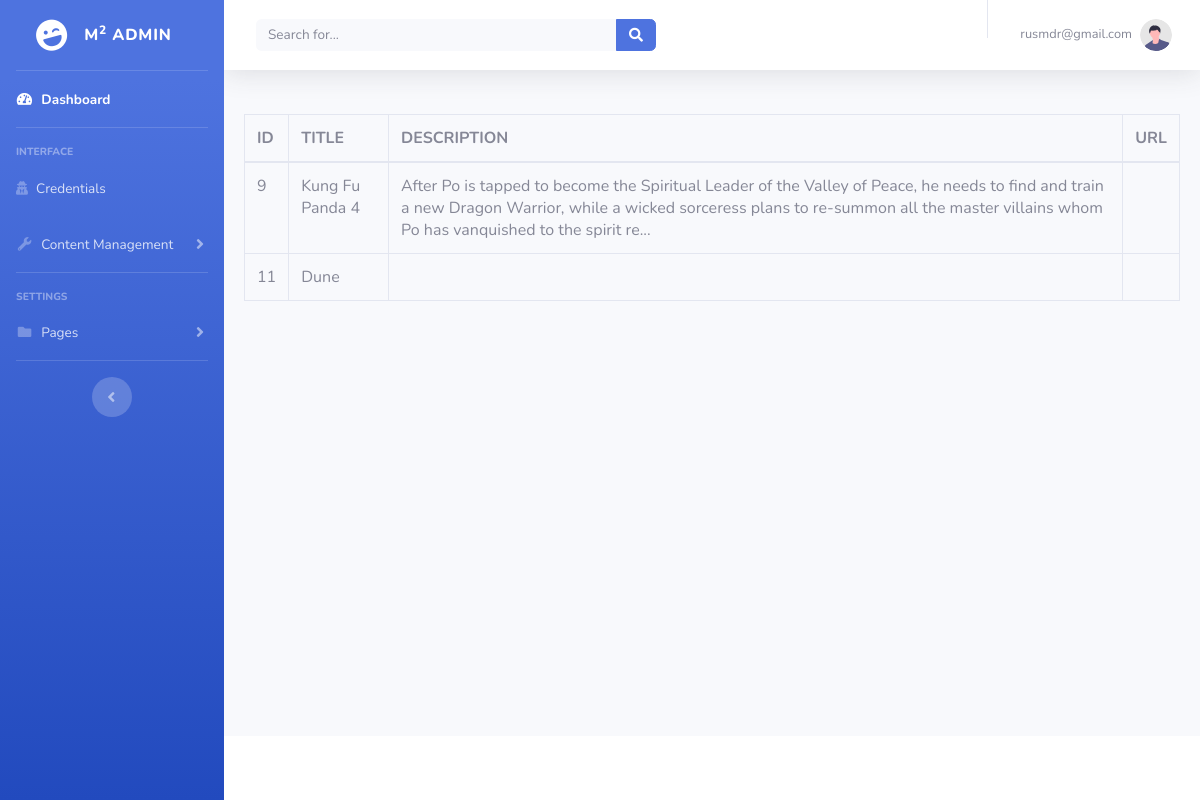
The page /admin/metadata.php (signed in) on the database as committed earlier.
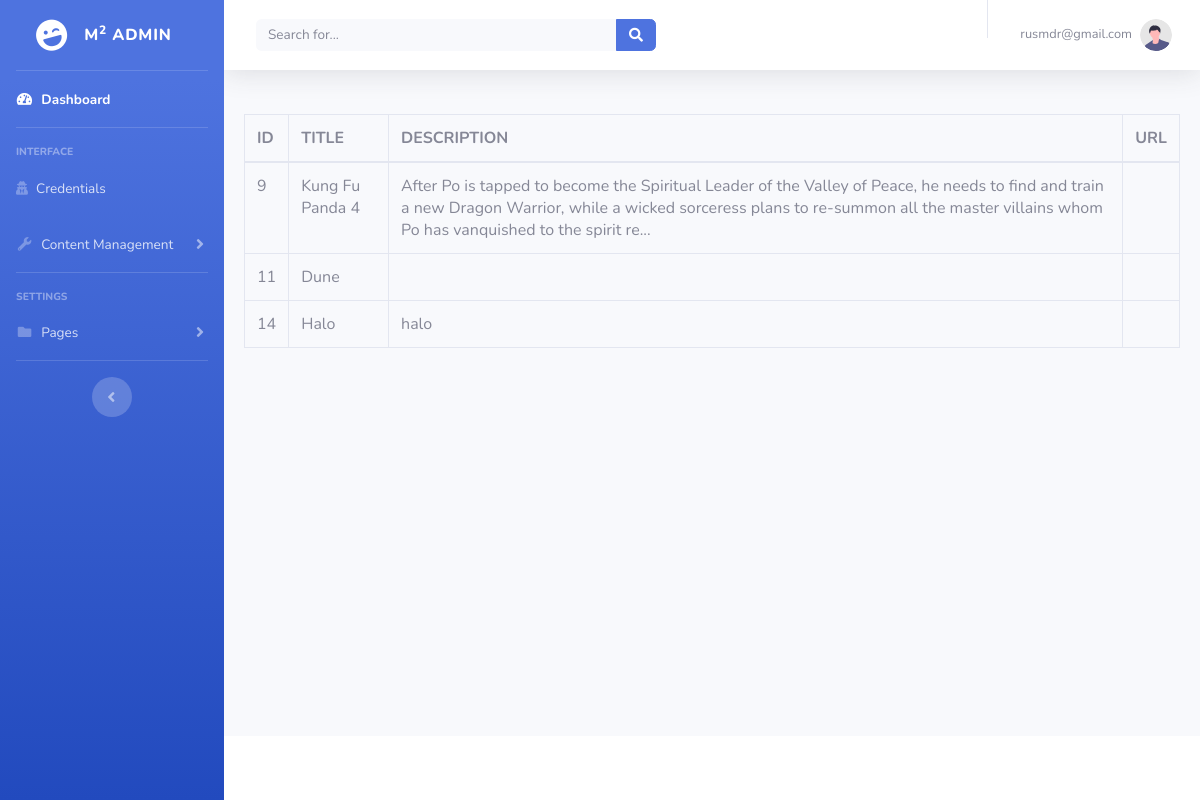
The same page on the database as committed later.
### tables this page shows
CREATE TABLE `moviedetails` (
  `id` int(11) NOT NULL,
  `title` varchar(191) NOT NULL,
  `description` longtext NOT NULL,
  `genreid` int(11) NOT NULL,
  `release_year` int(11) NOT NULL,
  `duration` varchar(30) NOT NULL,
  `type` varchar(30) NOT NULL,
  `poster_img` varchar(191) NOT NULL,
  `quality` mediumtext NOT NULL
);

### admin/metadata.php (the view, shortened to what this page needs)
<?php
include('security.php');
include('includes/header.php');
include('includes/navbar.php');
?>
<div class="card-body">
    <div class="table-responsive">
    <?php
        $query="SELECT* FROM moviedetails";
        $result=mysqli_query($connection, $query);
    ?>
        <table class="table table-bordered" id="dataTable" with="100%" cellspacing="0">
            <thead>
                <tr>
                    <th>ID</th>
                    <th>TITLE</th>
                    <th>DESCRIPTION</th>
                    <th>URL</th>
                </tr>
            </thead>
            <tbody>
                <?php
                    if(mysqli_num_rows($result)>0)
                    {
                        while($row=mysqli_fetch_assoc($result))
                        {
                            ?>
                            <tr>
                                <td><?php echo $row['id']; ?></td>
                                <td><?php echo $row['title']; ?></td>
                                <td><?php echo $row['description']; ?></td>
                                <td><?php echo $row['URL']; ?></td>
                            </tr>
                            <?php
                        }
                    }
                    else
                    {
                        echo "No Records Found!";
                    }
                ?>
            </tbody>
        </table>
    </div>
</div>
</div>
<?php
include('includes/footer.php');
?>

Rows that differ between the two databases and show on the page:
added moviedetails: id "14", title "Halo", description "halo"
